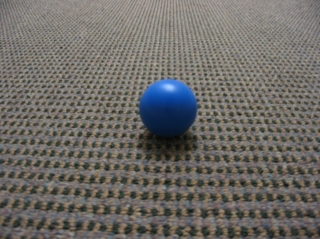
#> input picture 02-obstacle-avoidance/obstacle_scene_5.jpg, 320 x 239 px
$ python image_denoising.py
#> lines starting #> are read from the running program, lines starting #| are printed output that depends on the picture
import numpy as np
import cv2
from matplotlib import pyplot as plt

img = cv2.imread('obstacle_scene_5.jpg')
#> img is the input picture: shape (239, 320, 3); mean B, G, R 102.4, 106.8, 109.7
dst = cv2.fastNlMeansDenoisingColored(img,None,10,10,7,21)
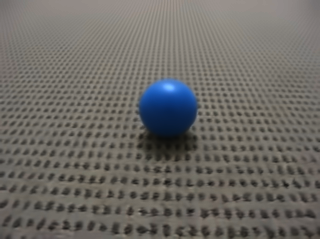
#> dst: shape (239, 320, 3); mean B, G, R 101.6, 106.3, 109

plt.subplot(121),plt.imshow(img)
plt.subplot(122),plt.imshow(dst)
plt.show()
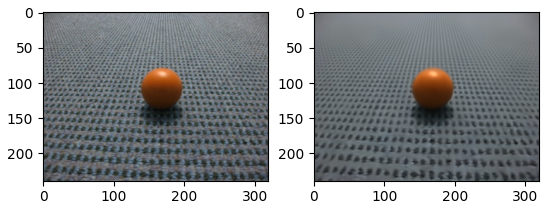
#> figure drawn by matplotlib, 2 panels; B, G, R data is drawn as R, G, B

$ run again, with 02-obstacle-avoidance/obstacle_scene_1.jpg copied over 02-obstacle-avoidance/obstacle_scene_5.jpg
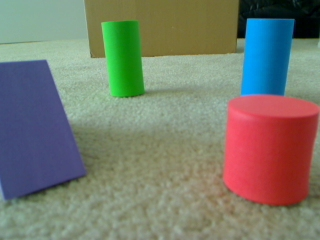
#> input picture 02-obstacle-avoidance/obstacle_scene_1.jpg, 320 x 240 px
#> img is the input picture: shape (240, 320, 3); mean B, G, R 110.1, 123.9, 120.2
#> `plt.show()`:
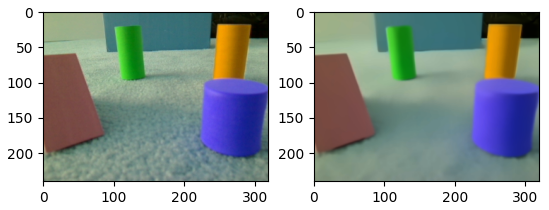
#> figure drawn by matplotlib, 2 panels; B, G, R data is drawn as R, G, B
